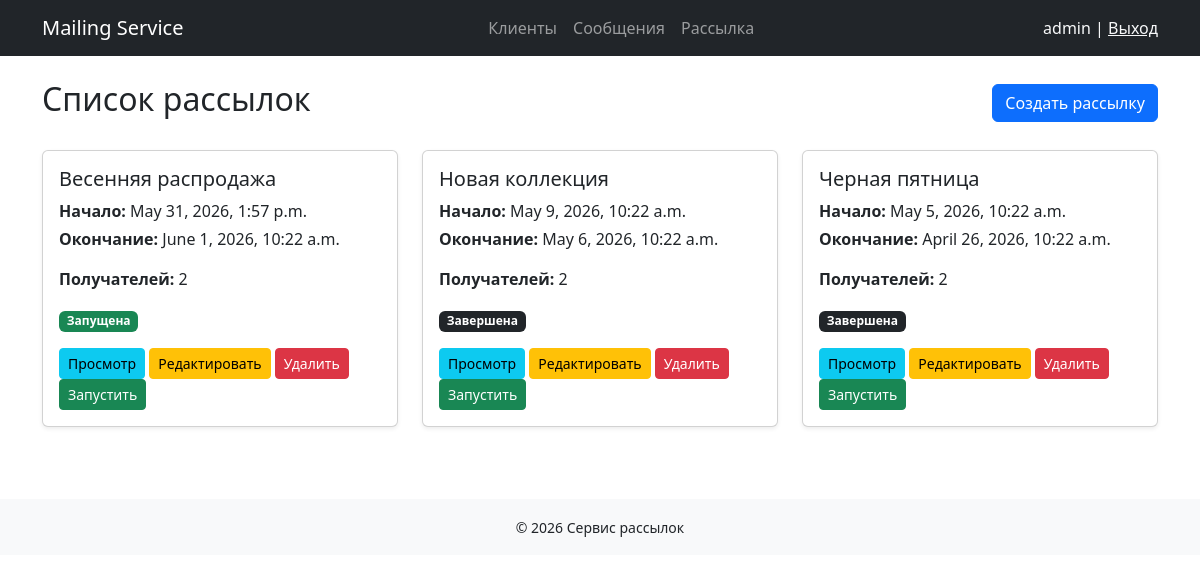
The page /mailing/ (signed in) on the database as committed earlier.
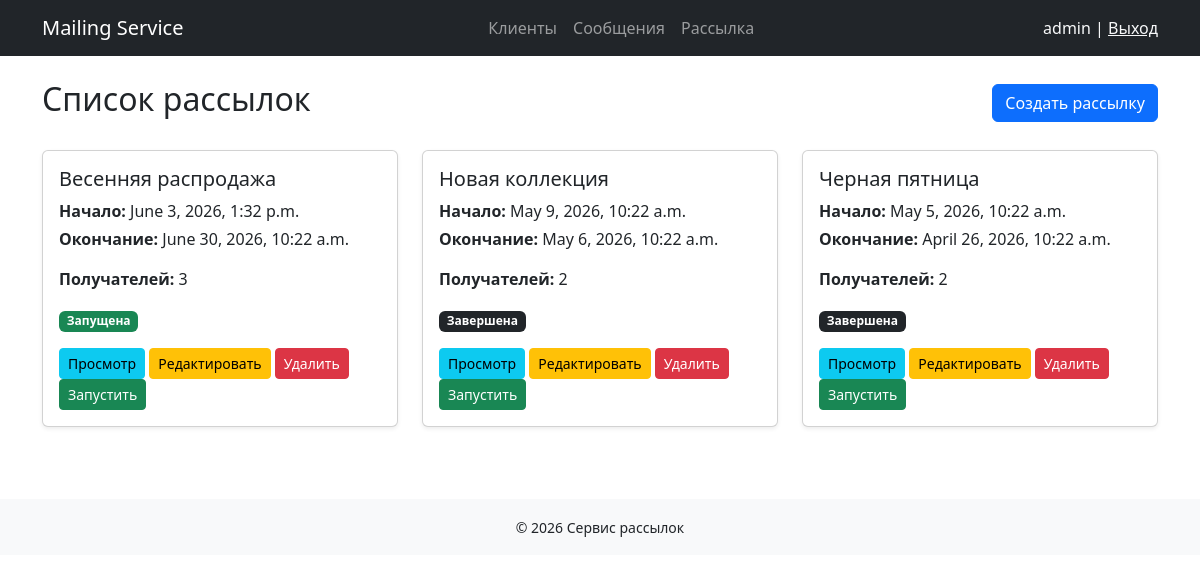
The same page on the database as committed later.
### mailing/models.py (models this page shows, shortened)
class Mailing(models.Model):
    start_time = models.DateTimeField()
    end_time = models.DateTimeField()
    CREATED = 'Created'
    RUNNING = 'Running'
    COMPLETED = 'Completed'
    status_list = [
        (COMPLETED, 'Завершена'),
        (CREATED, 'Создана'),
        (RUNNING, 'Запущена')
    ]
    status = models.CharField(
        max_length=20,
        choices = status_list,
        verbose_name= 'Статус'
    )
    message = models.ForeignKey(Message, on_delete=models.CASCADE)
    recipients = models.ManyToManyField(Recipient)

class Message(models.Model):
    subject=models.CharField(max_length=255)
    body = models.TextField()

### mailing/views.py (the view)
# urls.py: path("mailing/", MailingListView.as_view(), name="mailing_list"),
class MailingListView(BaseListView):
    model = Mailing
    context_object_name = 'mailing'

### mailing/templates/mailing/mailing_list.html (shortened to what this page needs)
{% extends 'mailing/base.html' %}
{% block content %}
<div class="d-flex justify-content-between align-items-center mb-4">
    <h2>Список рассылок</h2>
    <a href="{% url 'mailing:mailing_create' %}" class="btn btn-primary">
        Создать рассылку
    </a>
</div>
{% if object_list %}
    <div class="row">
        {% for mailing in object_list %}
            <div class="col-md-6 col-xl-4 mb-4">
                <div class="card shadow-sm h-100">
                    <div class="card-body d-flex flex-column">
                        <h5 class="card-title">
                            {{ mailing.message.subject }}
                        </h5>
                        <p class="card-text mb-1">
                            <strong>Начало:</strong>
                            {{ mailing.start_time }}
                        </p>
                        <p class="card-text mb-3">
                            <strong>Окончание:</strong>
                            {{ mailing.end_time }}
                        </p>
                        <p class="card-text">
                            <strong>Получателей:</strong>
                            {{ mailing.recipients.count }}
                        </p>
                        <div class="mb-3">
                            {% if mailing.status == 'Created' %}
                                <span class="badge bg-secondary">
                                    Создана
                                </span>
                            {% elif mailing.status == 'Running' %}
                                <span class="badge bg-success">
                                    Запущена
                                </span>
                            {% elif mailing.status == 'Completed' %}
                                <span class="badge bg-dark">
                                    Завершена
                                </span>
                            {% endif %}
                        </div>
                        <div class="mt-auto">
                            <a href="{% url 'mailing:mailing_detail'  mailing.pk %}" class="btn btn-sm btn-info">
                                Просмотр
                            </a>
                            <a href="{% url 'mailing:mailing_update'  mailing.pk %}" class="btn btn-sm btn-warning">
                                Редактировать
                            </a>
                            <a href="{% url 'mailing:mailing_delete'  mailing.pk %}" class="btn btn-sm btn-danger">
                                Удалить
                            </a>
                            <a href="{% url 'mailing:send_mailing' mailing.pk %}" class="btn btn-sm btn-success">
                                Запустить
                            </a>
                        </div>
                    </div>
                </div>
            </div>
        {% endfor %}
    </div>
{% else %}
    <div class="alert alert-info">
        Рассылок пока нет
    </div>
{% endif %}
{% endblock %}

Rows that differ between the two databases and show on the page:
changed Mailing "Весенняя распродажа": start_time "May 31, 2026, 1:57 p.m." → "June 3, 2026, 1:32 p.m."; end_time "June 1, 2026, 10:22 a.m." → "June 30, 2026, 10:22 a.m."; recipients.count "2" → "3"
